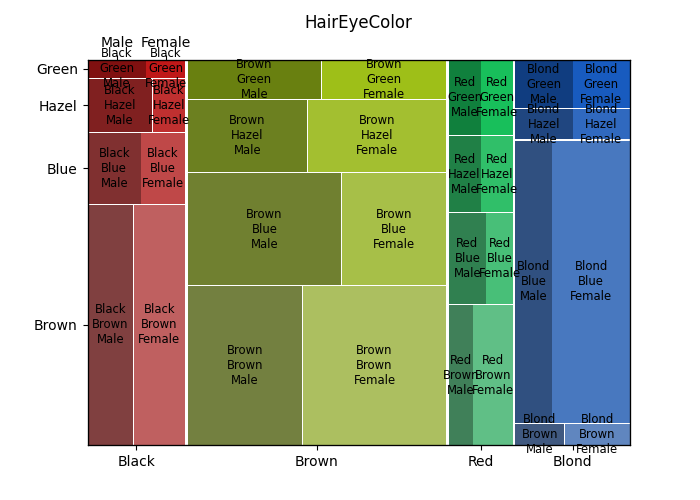

This figure's Python source:
"""
HairEyeColor.

- 2025-08-31: Created
"""
from matplotlib import pyplot as plt
from pydataset import data
from statsmodels.graphics.mosaicplot import mosaic
import os

dataset_name = 'HairEyeColor'
# data(dataset_name, show_doc=True)
df = data(dataset_name)
print(df.head())

ser = df.set_index(['Hair', 'Eye', 'Sex'])['Freq']
mosaic(ser)
plt.title(dataset_name)

if 'pydataset' in os.getcwd():
    plt.savefig(dataset_name)
else:
    plt.savefig(os.path.join('pydataset', dataset_name))
